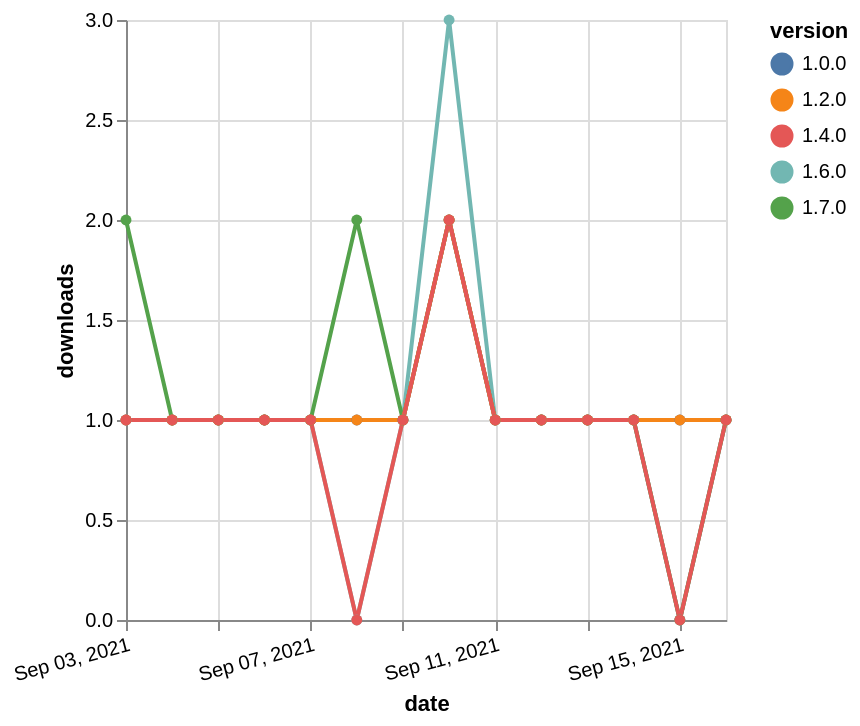

Express this chart as Vega-Lite.
### Vega-Lite specification from a JSON file in a GitHub repository (floating-point values rounded to 4 significant figures)
{"$schema": "https://vega.github.io/schema/vega-lite/v5.json", "description": "A simple bar chart with embedded data.", "data": {"values": [{"date": "2021-09-03", "total": 166, "delta": 1, "version": "1.6.0"}, {"date": "2021-09-04", "total": 167, "delta": 1, "version": "1.6.0"}, {"date": "2021-09-05", "total": 168, "delta": 1, "version": "1.6.0"}, {"date": "2021-09-06", "total": 169, "delta": 1, "version": "1.6.0"}, {"date": "2021-09-07", "total": 170, "delta": 1, "version": "1.6.0"}, {"date": "2021-09-08", "total": 170, "delta": 0, "version": "1.6.0"}, {"date": "2021-09-09", "total": 171, "delta": 1, "version": "1.6.0"}, {"date": "2021-09-10", "total": 174, "delta": 3, "version": "1.6.0"}, {"date": "2021-09-11", "total": 175, "delta": 1, "version": "1.6.0"}, {"date": "2021-09-12", "total": 176, "delta": 1, "version": "1.6.0"}, {"date": "2021-09-13", "total": 177, "delta": 1, "version": "1.6.0"}, {"date": "2021-09-14", "total": 178, "delta": 1, "version": "1.6.0"}, {"date": "2021-09-15", "total": 178, "delta": 0, "version": "1.6.0"}, {"date": "2021-09-16", "total": 179, "delta": 1, "version": "1.6.0"}, {"date": "2021-09-03", "total": 187, "delta": 1, "version": "1.0.0"}, {"date": "2021-09-04", "total": 188, "delta": 1, "version": "1.0.0"}, {"date": "2021-09-05", "total": 189, "delta": 1, "version": "1.0.0"}, {"date": "2021-09-06", "total": 190, "delta": 1, "version": "1.0.0"}, {"date": "2021-09-07", "total": 191, "delta": 1, "version": "1.0.0"}, {"date": "2021-09-08", "total": 192, "delta": 1, "version": "1.0.0"}, {"date": "2021-09-09", "total": 193, "delta": 1, "version": "1.0.0"}, {"date": "2021-09-10", "total": 195, "delta": 2, "version": "1.0.0"}, {"date": "2021-09-11", "total": 196, "delta": 1, "version": "1.0.0"}, {"date": "2021-09-12", "total": 197, "delta": 1, "version": "1.0.0"}, {"date": "2021-09-13", "total": 198, "delta": 1, "version": "1.0.0"}, {"date": "2021-09-14", "total": 199, "delta": 1, "version": "1.0.0"}, {"date": "2021-09-15", "total": 200, "delta": 1, "version": "1.0.0"}, {"date": "2021-09-16", "total": 201, "delta": 1, "version": "1.0.0"}, {"date": "2021-09-03", "total": 118, "delta": 2, "version": "1.7.0"}, {"date": "2021-09-04", "total": 119, "delta": 1, "version": "1.7.0"}, {"date": "2021-09-05", "total": 120, "delta": 1, "version": "1.7.0"}, {"date": "2021-09-06", "total": 121, "delta": 1, "version": "1.7.0"}, {"date": "2021-09-07", "total": 122, "delta": 1, "version": "1.7.0"}, {"date": "2021-09-08", "total": 124, "delta": 2, "version": "1.7.0"}, {"date": "2021-09-09", "total": 125, "delta": 1, "version": "1.7.0"}, {"date": "2021-09-10", "total": 127, "delta": 2, "version": "1.7.0"}, {"date": "2021-09-11", "total": 128, "delta": 1, "version": "1.7.0"}, {"date": "2021-09-12", "total": 129, "delta": 1, "version": "1.7.0"}, {"date": "2021-09-13", "total": 130, "delta": 1, "version": "1.7.0"}, {"date": "2021-09-14", "total": 131, "delta": 1, "version": "1.7.0"}, {"date": "2021-09-15", "total": 131, "delta": 0, "version": "1.7.0"}, {"date": "2021-09-16", "total": 132, "delta": 1, "version": "1.7.0"}, {"date": "2021-09-03", "total": 174, "delta": 1, "version": "1.2.0"}, {"date": "2021-09-04", "total": 175, "delta": 1, "version": "1.2.0"}, {"date": "2021-09-05", "total": 176, "delta": 1, "version": "1.2.0"}, {"date": "2021-09-06", "total": 177, "delta": 1, "version": "1.2.0"}, {"date": "2021-09-07", "total": 178, "delta": 1, "version": "1.2.0"}, {"date": "2021-09-08", "total": 179, "delta": 1, "version": "1.2.0"}, {"date": "2021-09-09", "total": 180, "delta": 1, "version": "1.2.0"}, {"date": "2021-09-10", "total": 182, "delta": 2, "version": "1.2.0"}, {"date": "2021-09-11", "total": 183, "delta": 1, "version": "1.2.0"}, {"date": "2021-09-12", "total": 184, "delta": 1, "version": "1.2.0"}, {"date": "2021-09-13", "total": 185, "delta": 1, "version": "1.2.0"}, {"date": "2021-09-14", "total": 186, "delta": 1, "version": "1.2.0"}, {"date": "2021-09-15", "total": 187, "delta": 1, "version": "1.2.0"}, {"date": "2021-09-16", "total": 188, "delta": 1, "version": "1.2.0"}, {"date": "2021-09-03", "total": 154, "delta": 1, "version": "1.4.0"}, {"date": "2021-09-04", "total": 155, "delta": 1, "version": "1.4.0"}, {"date": "2021-09-05", "total": 156, "delta": 1, "version": "1.4.0"}, {"date": "2021-09-06", "total": 157, "delta": 1, "version": "1.4.0"}, {"date": "2021-09-07", "total": 158, "delta": 1, "version": "1.4.0"}, {"date": "2021-09-08", "total": 158, "delta": 0, "version": "1.4.0"}, {"date": "2021-09-09", "total": 159, "delta": 1, "version": "1.4.0"}, {"date": "2021-09-10", "total": 161, "delta": 2, "version": "1.4.0"}, {"date": "2021-09-11", "total": 162, "delta": 1, "version": "1.4.0"}, {"date": "2021-09-12", "total": 163, "delta": 1, "version": "1.4.0"}, {"date": "2021-09-13", "total": 164, "delta": 1, "version": "1.4.0"}, {"date": "2021-09-14", "total": 165, "delta": 1, "version": "1.4.0"}, {"date": "2021-09-15", "total": 165, "delta": 0, "version": "1.4.0"}, {"date": "2021-09-16", "total": 166, "delta": 1, "version": "1.4.0"}]}, "width": "container", "mark": {"type": "line", "point": {"filled": true}}, "encoding": {"x": {"field": "date", "type": "temporal", "timeUnit": "yearmonthdate", "title": "date", "axis": {"labelAngle": -15}}, "y": {"field": "delta", "type": "quantitative", "title": "downloads"}, "color": {"field": "version", "type": "nominal"}, "tooltip": {"field": "delta"}}}
